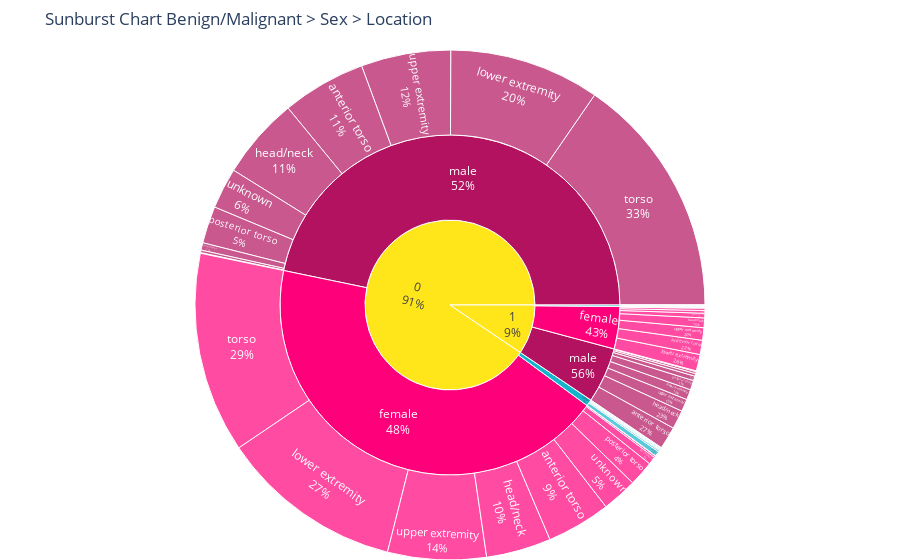

Write notebook code for a chart like this one.
### Code cell
# Plotting interactive sunburst:

fig = px.sunburst(data_frame=train,
                  path=['target', 'sex', 'location'],
                  color='sex',
                  color_discrete_sequence=colors_nude,
                  maxdepth=-1,
                  title='Sunburst Chart Benign/Malignant > Sex > Location')

fig.update_traces(textinfo='label+percent parent')
fig.update_layout(margin=dict(t=50, l=0, r=0, b=0))
fig.show()

### Figure 1 — Plotly figure (JSON) as saved in the notebook; plotly's stock layout.template omitted (floating-point values rounded to 4 significant figures)
{"data": [{"branchvalues": "total", "customdata": [["(?)"], ["male"], ["female"], ["unknown"], ["female"], ["male"], ["female"], ["male"], ["male"], ["female"], ["female"], ["female"], ["unknown"], ["unknown"], ["male"], ["male"], ["unknown"], ["female"], ["female"], ["female"], ["male"], ["male"], ["unknown"], ["unknown"], ["unknown"], ["female"], ["male"], ["male"], ["male"], ["female"], ["female"], ["unknown"], ["unknown"], ["unknown"], ["female"], ["unknown"], ["female"], ["female"], ["male"], ["male"], ["female"], ["unknown"], ["female"], ["male"], ["unknown"], ["unknown"], ["male"], ["male"], ["unknown"], ["female"], ["female"], ["male"], ["male"], ["unknown"], ["female"], ["male"], ["male"], ["female"], ["(?)"], ["male"], ["male"], ["unknown"], ["female"]], "domain": {"x": [0.0, 1.0], "y": [0.0, 1.0]}, "hovertemplate": "labels=%{label}<br>count=%{value}<br>parent=%{parent}<br>id=%{id}<br>sex=%{customdata[0]}<extra></extra>", "ids": ["1", "0/male/torso", "1/female/upper extremity", "0/unknown/lower extremity", "0/female/oral/genital", "0/male/unknown", "1/female/palms/soles", "1/male/upper extremity", "0/male/palms/soles", "0/female/posterior torso", "1/female/posterior torso", "0/female/unknown", "0/unknown/torso", "0/unknown/posterior torso", "1/male/torso", "1/male/palms/soles", "0/unknown/upper extremity", "1/female/torso", "0/female", "1/female/anterior torso", "0/male/anterior torso", "1/male/anterior torso", "0/unknown/anterior torso", "1/unknown/anterior torso", "1/unknown", "1/female/head/neck", "1/male", "1/male/head/neck", "0/male", "0/female/lateral torso", "1/female/lateral torso", "1/unknown/upper extremity", "0/unknown", "0/unknown/unknown", "1/female/unknown", "1/unknown/unknown", "0/female/upper extremity", "1/female", "1/male/unknown", "0/male/upper extremity", "0/female/anterior torso", "1/unknown/posterior torso", "0/female/head/neck", "0/male/head/neck", "0/unknown/head/neck", "1/unknown/head/neck", "0/male/lateral torso", "1/male/lateral torso", "0/unknown/lateral torso", "0/female/lower extremity", "1/female/lower extremity", "0/male/lower extremity", "1/male/lower extremity", "1/unknown/lower extremity", "1/female/oral/genital", "0/male/oral/genital", "1/male/oral/genital", "0/female/palms/soles", "0", "0/male/posterior torso", "1/male/posterior torso", "1/unknown/palms/soles", "0/female/torso"], "labels": ["1", "torso", "upper extremity", "lower extremity", "oral/genital", "unknown", "palms/soles", "upper extremity", "palms/soles", "posterior torso", "posterior torso", "unknown", "torso", "posterior torso", "torso", "palms/soles", "upper extremity", "torso", "female", "anterior torso", "anterior torso", "anterior torso", "anterior torso", "anterior torso", "unknown", "head/neck", "male", "head/neck", "male", "lateral torso", "lateral torso", "upper extremity", "unknown", "unknown", "unknown", "unknown", "upper extremity", "female", "unknown", "upper extremity", "anterior torso", "posterior torso", "head/neck", "head/neck", "head/neck", "head/neck", "lateral torso", "lateral torso", "lateral torso", "lower extremity", "lower extremity", "lower extremity", "lower extremity", "lower extremity", "oral/genital", "oral/genital", "oral/genital", "palms/soles", "0", "posterior torso", "posterior torso", "palms/soles", "torso"], "marker": {"colors": ["#FFE61A", "#B2125F", "#FF007B", "#14B4CC", "#FF007B", "#B2125F", "#FF007B", "#B2125F", "#B2125F", "#FF007B", "#FF007B", "#FF007B", "#14B4CC", "#14B4CC", "#B2125F", "#B2125F", "#14B4CC", "#FF007B", "#FF007B", "#FF007B", "#B2125F", "#B2125F", "#14B4CC", "#14B4CC", "#14B4CC", "#FF007B", "#B2125F", "#B2125F", "#B2125F", "#FF007B", "#FF007B", "#14B4CC", "#14B4CC", "#14B4CC", "#FF007B", "#14B4CC", "#FF007B", "#FF007B", "#B2125F", "#B2125F", "#FF007B", "#14B4CC", "#FF007B", "#B2125F", "#14B4CC", "#14B4CC", "#B2125F", "#B2125F", "#14B4CC", "#FF007B", "#FF007B", "#B2125F", "#B2125F", "#14B4CC", "#FF007B", "#B2125F", "#B2125F", "#FF007B", "#FFE61A", "#B2125F", "#B2125F", "#14B4CC", "#FF007B"]}, "maxdepth": -1, "name": "", "parents": ["", "0/male", "1/female", "0/unknown", "0/female", "0/male", "1/female", "1/male", "0/male", "0/female", "1/female", "0/female", "0/unknown", "0/unknown", "1/male", "1/male", "0/unknown", "1/female", "0", "1/female", "0/male", "1/male", "0/unknown", "1/unknown", "1", "1/female", "1", "1/male", "0", "0/female", "1/female", "1/unknown", "0", "0/unknown", "1/female", "1/unknown", "0/female", "1", "1/male", "0/male", "0/female", "1/unknown", "0/female", "0/male", "0/unknown", "1/unknown", "0/male", "1/male", "0/unknown", "0/female", "1/female", "0/male", "1/male", "1/unknown", "1/female", "0/male", "1/male", "0/female", "", "0/male", "1/male", "1/unknown", "0/female"], "textinfo": "label+percent parent", "type": "sunburst", "values": [5565, 9074, 465, 33, 62, 1525, 102, 462, 277, 940, 172, 1318, 19, 34, 172, 101, 31, 85, 25442, 531, 3133, 841, 56, 9, 81, 362, 3114, 701, 27541, 13, 1, 11, 368, 179, 24, 36, 3680, 2370, 76, 3347, 2395, 8, 2423, 3055, 10, 4, 21, 15, 6, 6826, 616, 5628, 384, 8, 12, 98, 11, 290, 53351, 1383, 351, 5, 7495]}], "layout": {"legend": {"tracegroupgap": 0}, "margin": {"b": 0, "l": 0, "r": 0, "t": 50}, "sunburstcolorway": ["#FFE61A", "#B2125F", "#FF007B", "#14B4CC", "#099CB3"], "title": {"text": "Sunburst Chart Benign/Malignant > Sex > Location"}}}
